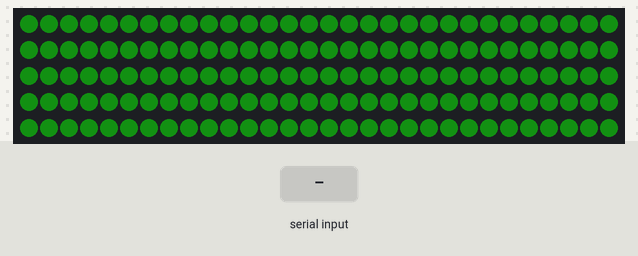
Simulated run of this sketch. Board: Arduino Uno, built with avr-gcc and run on an emulated ATmega328P. Parts: 150 RGB LEDs in strip order, left to right, continuing on the next row. The test bench sets the inputs (shaded band). Dim RGB values are drawn brighter than linear; what the sketch prints to the serial monitor is not drawn.

Above: at 1.2 s.
1.3 s: "30,150\n" received over Serial
At 2.1 s:
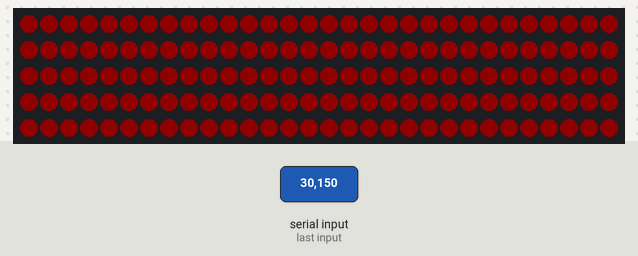
At 4.96 s:
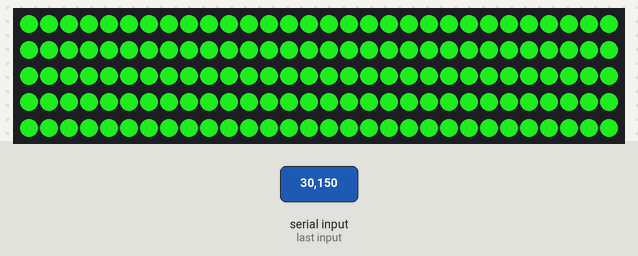
Timing chart, 0 to 6.5 s (numbered marks = the images above; inputs shaded):
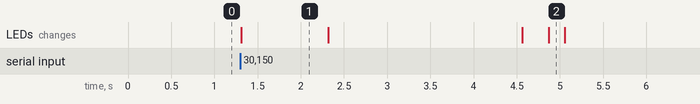

The sketch:

bpm.ino
```cpp
#include <FastLED.h>

#define LED_PIN     6
#define NUM_LEDS    150
#define LED_TYPE    WS2811
#define COLOR_ORDER GRB

const int pulsePin = 11;                // Pulse Sensor purple wire connected to analog pin X

CRGB leds[NUM_LEDS];

const CRGB normal(32, 255, 32);
const CRGB high(255, 0, 0);
const int highThreshold = 100;
const int brightnessHi = 255;
const int brightnessLo = 16;
const int pulseLength = 250;
const int pulseFactor = 4;

volatile int BPM;                   // used to hold the pulse rate
volatile int Signal;                // holds the incoming raw data
volatile int IBI = 600;             // holds the time between beats, the Inter-Beat Interval
volatile boolean Pulse = false;     // true when pulse wave is high, false when it's low
volatile boolean QS = false;        // becomes true when Arduoino finds a beat.

long next;

void setup()
{
  Serial.begin(250000);

  FastLED.addLeds<LED_TYPE, LED_PIN, COLOR_ORDER>(leds, NUM_LEDS).setCorrection( TypicalLEDStrip );

  BPM = 50;

// Uncomment to connect to pulse sensor.
// Also include interrupt.ino from flora-pulse-neopixels
//  delay(1000);                      // Wait a second
//  interruptSetup();                 // sets up to read Pulse Sensor signal every 2mS

  next = millis() + (pulseFactor*60000)/BPM;
}

void loop()
{
  fill_solid(leds, NUM_LEDS, (BPM > highThreshold) ? high : normal);

  long timeUntilPulse = next - millis();

  if (timeUntilPulse > pulseLength) // Pulse not started
  {
    FastLED.setBrightness(brightnessLo);
  }
  else if (timeUntilPulse > -pulseLength)  // Pulse on
  {
    FastLED.setBrightness(brightnessLo + ((brightnessHi - brightnessLo) * (pulseLength - abs(timeUntilPulse)))/pulseLength);
  }
  else  // Pulse complete
  {
    FastLED.setBrightness(brightnessLo);
    next = next + (pulseFactor*60000)/BPM;  // Next pulse is at previous pulse + period.
    Serial.println(next);
  }
  FastLED.show();

  if (Serial.available() > 0)
  {
    BPM = Serial.parseInt();
  }
}
```

Measured:
- after the input at 1.3 s, the LEDs: change at once (image 1)
- what the display in image 1 shows lasts 1.0 s, from 1.3 s to 2.3 s
